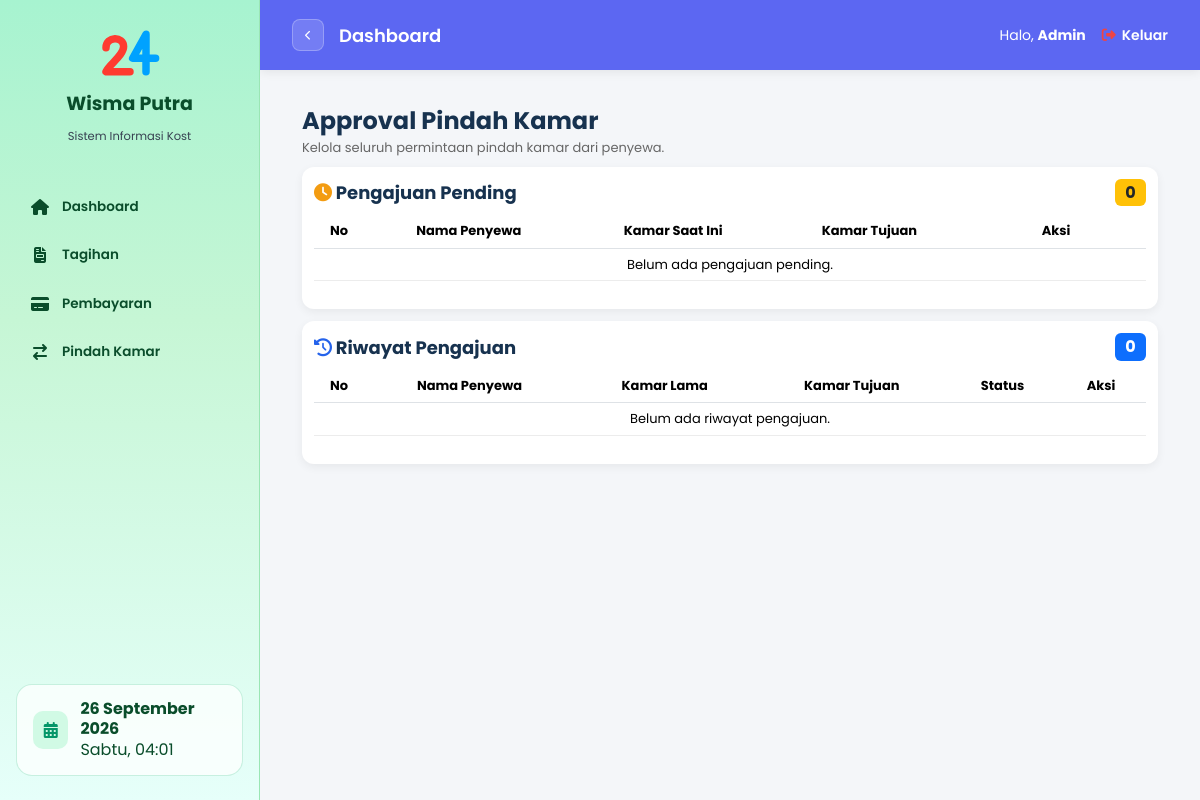
Before: /approval-kamar/ (signed in) with the older database file.
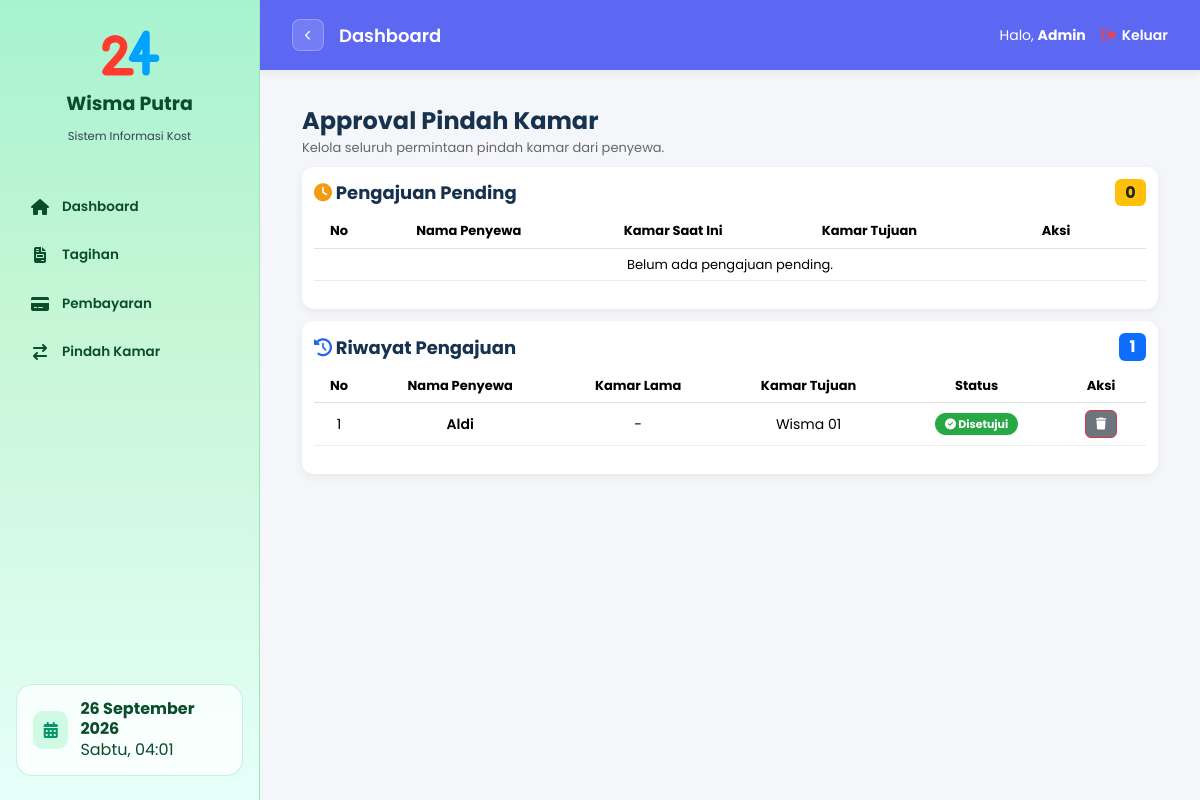
After: the same page with the newer database file.
### kos/models.py (models this page shows, shortened)
class RequestPindahKamar(models.Model):
    penyewa = models.ForeignKey(Penyewa, on_delete=models.CASCADE)
    kamar_asal = models.ForeignKey(Kamar, on_delete=models.SET_NULL, null=True, blank=True, related_name='pindah_asal') # <--- INI WAJIB ADA
    kamar_tujuan = models.ForeignKey(Kamar, on_delete=models.CASCADE)
    tanggal_request = models.DateTimeField(auto_now_add=True)
    status = models.CharField(
        max_length=20,
        choices=[
            ('Pending', 'Pending'),
            ('Disetujui', 'Disetujui'),
            ('Ditolak', 'Ditolak'),
            ('Selesai', 'Selesai'),
        ],
        default='Pending'
    )

class Penyewa(models.Model):
    user = models.OneToOneField(User, on_delete=models.CASCADE, null=True, blank=True)
    nama = models.CharField(max_length=100)
    no_hp = models.CharField(max_length=15, blank=True)
    nik = models.CharField(max_length=16, blank=True)
    kamar = models.ForeignKey(Kamar, on_delete=models.SET_NULL, null=True, blank=True)
    tanggal_masuk = models.DateField(null=True, blank=True)
    tanggal_keluar = models.DateField(null=True, blank=True)
    foto_ktp = models.ImageField(upload_to='ktp/', null=True, blank=True)
    fasilitas = models.ManyToManyField(Fasilitas, blank=True)
    status = models.CharField(
        max_length=20,
        choices=[
            ('Pending', 'Pending'),
            ('Aktif', 'Aktif'),
            ('Keluar', 'Keluar')
        ],
        default='Pending'
    )

class Kamar(models.Model):
    nomor_kamar = models.CharField(max_length=10)
    harga = models.IntegerField()
    status = models.CharField(
        max_length=20,
        choices=[
            ('Kosong', 'Kosong'),
            ('Terisi', 'Terisi')
        ],
        default='Kosong'
    )

### kos/views.py (the view)
# urls.py: path('approval-kamar/', views.approval_kamar, name='approval_kamar'),
@login_required
def approval_kamar(request):
    pending = RequestPindahKamar.objects.filter(status='Pending')
    riwayat = RequestPindahKamar.objects.exclude(status='Pending')
    return render(request, 'kos/approval_kamar.html', {
        'pending': pending,
        'riwayat': riwayat
    })

### kos/templates/kos/approval_kamar.html (shortened to what the changed rows need)
{% extends 'kos/base_admin.html' %}
{% block content %}
<div class="approval-page">
    <div class="page-header">
        <h2>Approval Pindah Kamar</h2>
    </div>
    <div class="card-box">
        <div class="table-responsive">
            <table class="table">
                <thead>
                    <tr>
                        <th width="50">No</th>
                        <th>Nama Penyewa</th>
                        <th>Kamar Saat Ini</th>
                        <th>Kamar Tujuan</th>
                        <th width="180">Aksi</th>
                    </tr>
                </thead>
            </table>
        </div>
    </div>
    <div class="card-box">
        <div class="card-title d-flex justify-content-between align-items-center">
            <div>
                <i class="fa fa-history" style="color:#2563eb;"></i> Riwayat Pengajuan
            </div>
            <span class="badge bg-primary fs-6">
                {{ riwayat|length }}
            </span>
        </div>
        <div class="table-responsive">
            <table class="table">
                <thead>
                    <tr>
                        <th width="50">No</th>
                        <th>Nama Penyewa</th>
                        <th>Kamar Lama</th>
                        <th>Kamar Tujuan</th>
                        <th>Status</th>
                        <th width="90">Aksi</th>
                    </tr>
                </thead>
                <tbody>
                {% for d in riwayat %}
                <tr>
                    <td>{{ forloop.counter }}</td>
                    <td class="nama">{{ d.penyewa.nama }}</td>
                    <td>
                        {% if d.kamar_asal %}
                            {{ d.kamar_asal.nomor_kamar }}
                        {% else %}
                            -
                        {% endif %}
                    </td>
                    <td>{{ d.kamar_tujuan.nomor_kamar }}</td>
                    <td>
                        {% if d.status == "Pending" %}
                            <span class="status pending"><i class="fa fa-clock"></i> Pending</span>
                        {% elif d.status == "Disetujui" %}
                            <span class="status disetujui"><i class="fa fa-check-circle"></i> Disetujui</span>
                        {% else %}
                            <span class="status ditolak"><i class="fa fa-times-circle"></i> Ditolak</span>
                        {% endif %}
                    </td>
                    <td>
                        <div class="aksi">
                            <a href="{% url 'hapus_riwayat_pindah' d.id %}"
                               class="btn btn-danger"
                               onclick="return confirm('Yakin ingin menghapus riwayat ini?')">
                               <i class="fa fa-trash"></i>
                            </a>
                        </div>
                    </td>
                </tr>
                {% empty %}
                <tr>
                    <td colspan="6" class="kosong">
                        Belum ada riwayat pengajuan.
                    </td>
                </tr>
                {% endfor %}
                </tbody>
            </table>
        </div>
    </div>
</div>
{% endblock %}

Changed rows visible on the page:
added RequestPindahKamar: penyewa.nama "Aldi", kamar_tujuan.nomor_kamar "Wisma 01", status "Disetujui" (drawn)
Other visible differences:
{{ riwayat|length }}: "0" → "1"
text no longer shown: "Belum ada riwayat pengajuan."
